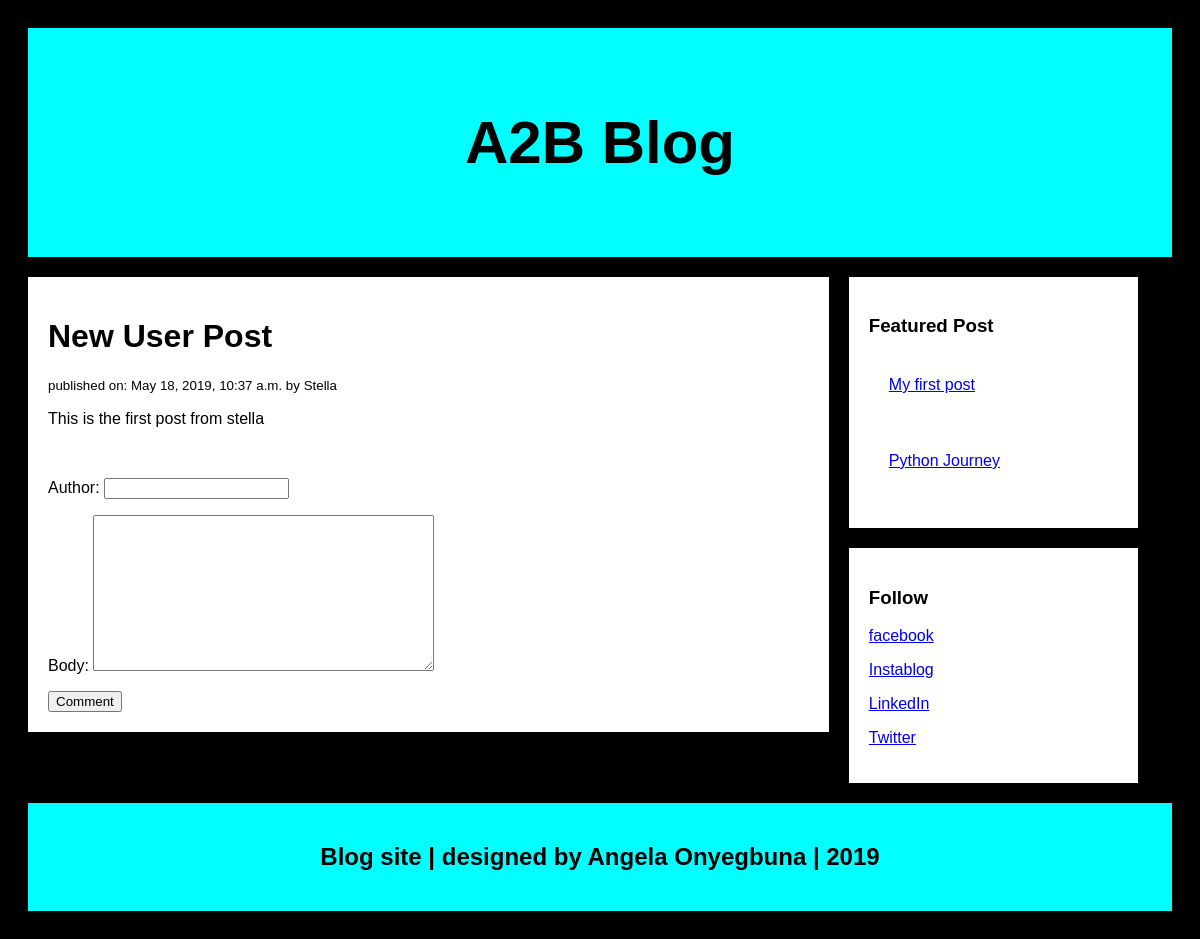
Screenshot of /myBlog/3 with the database file from the repository.
### myBlog/models.py (models this page shows, shortened)
class Post(models.Model):
	author = models.ForeignKey(settings.AUTH_USER_MODEL, null=True, on_delete=models.CASCADE)
	title = models.CharField(max_length=50)
	body = models.TextField()
	published = models.DateTimeField(auto_now_add=True)
	category = models.ForeignKey(Category,on_delete=models.CASCADE, null=True)

### myBlog/views.py (the view, shortened to what this page needs)
# urls.py: path('myBlog/<int:post_id>', singlepost, name='singlepost'),
def singlepost(request, post_id):
	post = Post.objects.get(id=post_id)
	form = commentForm()
	comments = post.comments.all()
	return render(request, 'singlepost.html', {'post':post, 'comments=':comments, 'form':form})

### myBlog/forms.py
class commentForm(forms.ModelForm):
	class Meta:
		model = comment
		fields = ('author', 'body')

### myBlog/templates/singlepost.html (shortened to what this page needs)
{% extends 'base.html' %}
{% load static %}
{% block body_block %}
<div class="card">
	<h1>{{post.title}}</h1>
	<small>published on: {{post.published}} by {{post.author}}</small>
	<p>{{post.body}}</p>
	<br>
	<form method="POST">
		{{form.as_p}}
		<input type="submit" value ="Comment">
	</form>
</div>
{% endblock %}

### myBlog/static/cspage.css (style rules this page uses)
* { box-sizing: border-box; }
body { font-family: Arial; padding: 20px; background-color:#000; }
.card { background-color: white; padding: 20px; margin-top: 20px; }

### rows the page displays
Post: title "New User Post", published "May 18, 2019, 10:37 a.m.", author "Stella", body "This is the first post from stella"
